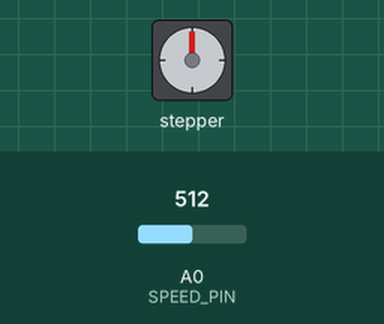
A sketch run on a simulated Arduino Uno, built with avr-gcc and run on an emulated ATmega328P. Shown: stepper motor. Wiring (inferred from the names in the program): stepper motor (2048 steps per turn assumed): coils pin 2, pin 3, pin 4, pin 5. The test bench sets the inputs (shaded band); at power-on: A0 (SPEED_PIN) = 512. What the sketch prints to the serial monitor is not drawn.

Above: at 1.2 s.
1.3 s: A0 (SPEED_PIN) set to 583
2.8 s: A0 (SPEED_PIN) set to 610
At 3.35 s:
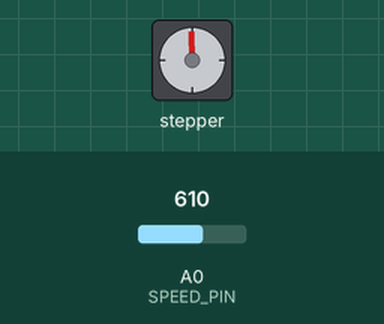
5.8 s: A0 (SPEED_PIN) set to 900
At 7.61 s:
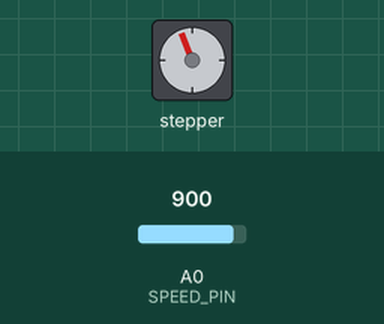
8.8 s: A0 (SPEED_PIN) set to 1023
At 9.3 s:
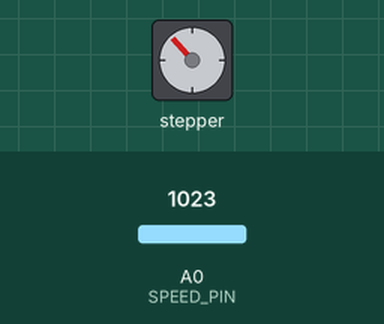
Timing chart, 0 to 18.8 s (numbered marks = the images above; inputs shaded):
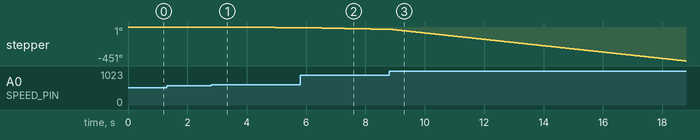

The sketch:

step.ino
```cpp
const int PIN_1 = 2;
const int PIN_2 = 3;
const int PIN_3 = 4;
const int PIN_4 = 5;
const int SPEED_PIN = 0;
boolean side = false;
boolean power = false;
int speed = 1;

void unStepMotor(int pin_1,int pin_2,int pin_3,int pin_4,int speedMotor)
{
    digitalWrite(pin_1,HIGH);
    digitalWrite(pin_2,LOW);
    digitalWrite(pin_3,LOW);
    digitalWrite(pin_4,LOW);
    delay(speedMotor);
    //
    digitalWrite(pin_1,HIGH);
    digitalWrite(pin_2,HIGH);
    digitalWrite(pin_3,LOW);
    digitalWrite(pin_4,LOW);
    delay(speedMotor);
    //
    digitalWrite(pin_1,LOW);
    digitalWrite(pin_2,HIGH);
    digitalWrite(pin_3,LOW);
    digitalWrite(pin_4,LOW);
    delay(speedMotor);
    //
    digitalWrite(pin_1,LOW);
    digitalWrite(pin_2,HIGH);
    digitalWrite(pin_3,HIGH);
    digitalWrite(pin_4,LOW);
    delay(speedMotor);
    //
    digitalWrite(pin_1,LOW);
    digitalWrite(pin_2,LOW);
    digitalWrite(pin_3,HIGH);
    digitalWrite(pin_4,LOW);
    delay(speedMotor);
    //
    digitalWrite(pin_1,LOW);
    digitalWrite(pin_2,LOW);
    digitalWrite(pin_3,HIGH);
    digitalWrite(pin_4,HIGH);
    delay(speedMotor);
    //
    digitalWrite(pin_1,LOW);
    digitalWrite(pin_2,LOW);
    digitalWrite(pin_3,LOW);
    digitalWrite(pin_4,HIGH);
    delay(speedMotor);
    //
    digitalWrite(pin_1,HIGH);
    digitalWrite(pin_2,LOW);
    digitalWrite(pin_3,LOW);
    digitalWrite(pin_4,HIGH);
    delay(speedMotor);
}

int getSpeed()
{
    int value = analogRead(SPEED_PIN);
    value = map(value,0,1023,-35,35);
    Serial.println(value);
    return value;
}

void setup(){
    Serial.begin(9600);
    //
    pinMode(PIN_1,OUTPUT);
    pinMode(PIN_2,OUTPUT);
    pinMode(PIN_3,OUTPUT);
    pinMode(PIN_4,OUTPUT);
}

void loop(){
    speed = getSpeed();
    if (speed < -5)
    {
        power = true;
        side = true;
        speed = speed + 7;
        speed = speed * -1;
        speed = 30 - speed;
        Serial.println(speed);
    }
    else if (speed > 5)
    {
        power = true;
        side = false;
        speed = speed - 7;
        speed = 30 - speed;
        Serial.println(speed);
    }
    else
    {
        power = false;
    }
    Serial.println(speed);
    //
    if (!power)
    {
        digitalWrite(PIN_1,LOW);
        digitalWrite(PIN_2,LOW);
        digitalWrite(PIN_3,LOW);
        digitalWrite(PIN_4,LOW);
    }
    else if (side)
    {
        unStepMotor(PIN_1,PIN_2,PIN_3,PIN_4,speed);
    }
    else
    {
        unStepMotor(PIN_4,PIN_3,PIN_2,PIN_1,speed);
    }
}
```

Measured:
- after the input at 2.8 s, stepper: keeps turning counter-clockwise at about 3°/s, starting after 0.39 s
